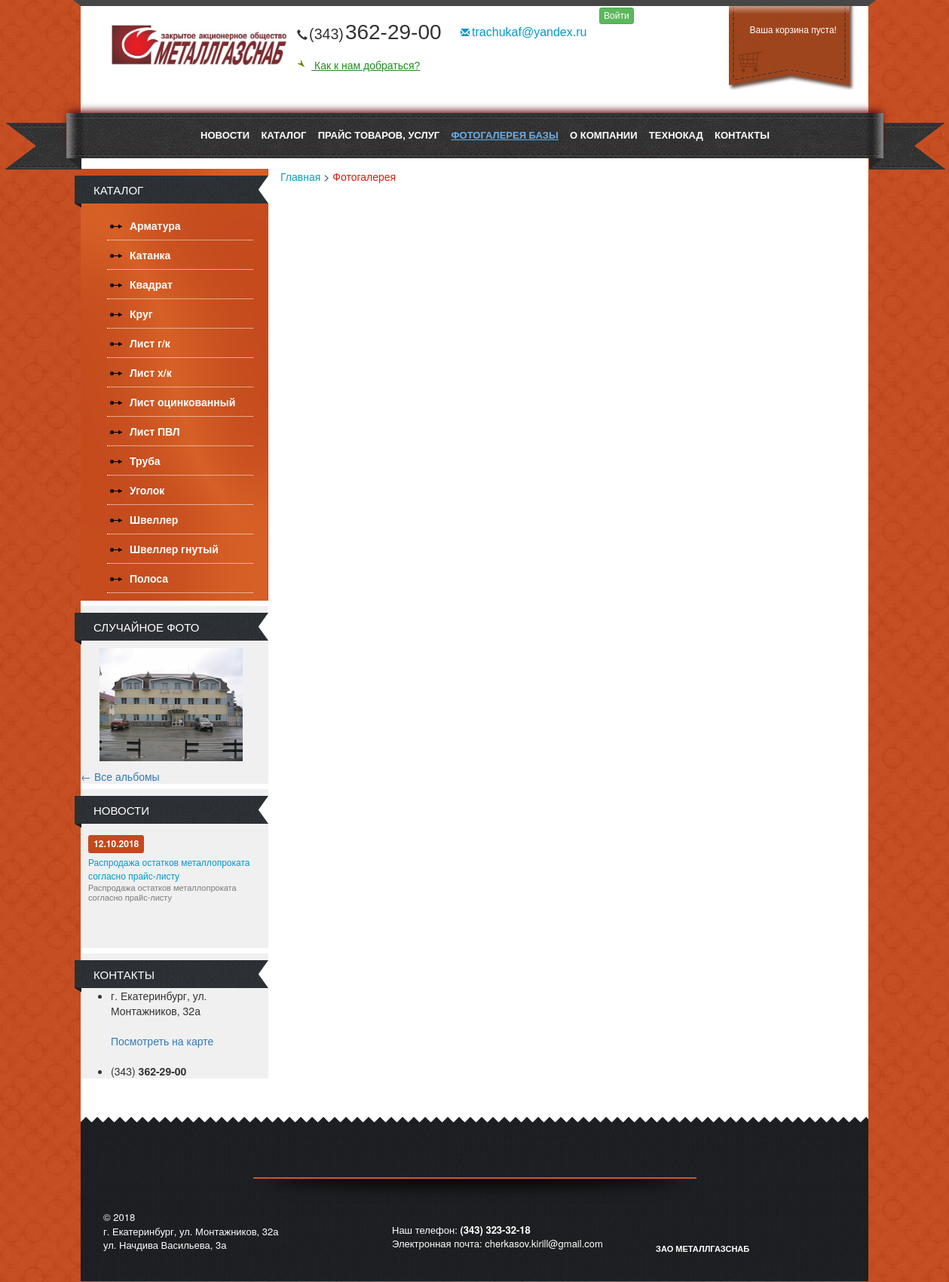
Page /gallery/ on the committed database.
### mainapp/models.py (models this page shows, shortened)
class TopMenu(models.Model):
    name = models.CharField(max_length=32, verbose_name="Наименовение")
    slug = models.SlugField(unique=True, verbose_name="Ссылка")
    visible = models.BooleanField(default=True, verbose_name="Видимость")
    desc = HTMLField(blank=True, null=True, verbose_name="Наполнение")
    image = models.ImageField(blank=True, null=True, verbose_name="Изображение")
    system = models.BooleanField(default=False, verbose_name="Системное")

class Organization(models.Model):
    logo = models.ImageField(upload_to='logo', verbose_name="Логотип")
    desc = HTMLField(verbose_name="О компании", blank=True, null=True)
    phone = models.CharField(max_length=64, blank=True, null=True, verbose_name="Телефон")
    phone_prefix = models.CharField(max_length=10, blank=True, null=True, verbose_name="Код города")
    email = models.CharField(max_length=256, blank=True, null=True, verbose_name="Электронная почта")
    contact_text = models.CharField(max_length=128, blank=True, null=True, verbose_name="Контактный текст")
    footer_email = models.EmailField(blank=True, null=True, verbose_name="Email в футере")
    footer_desc = models.TextField(blank=True, null=True, verbose_name="Описание в футере")
    footer_phone = models.CharField(max_length=64, blank=True, null=True, verbose_name="Телефон в футере")
    name = models.CharField(max_length=64, blank=True, null=True, verbose_name="Наименование")
    main_page_desc = HTMLField(blank=True, null=True, verbose_name="Текст внизу на главной странице")

class Category(models.Model):
    name = models.CharField(max_length=128, unique=True, verbose_name="Наименование")
    desc = HTMLField(blank=True, null=True, verbose_name="Описание")
    image = models.ImageField(upload_to='category', blank=True, null=True, verbose_name="Изображение")
    related = models.ManyToManyField('self', blank=True, verbose_name="Сопутствующие категории")
    is_active = models.BooleanField(blank=True, default=True, verbose_name='Активна')

class PhotoImage(models.Model):
    album = models.ForeignKey(PhotoAlbum, verbose_name="Альбом", on_delete=models.CASCADE,  blank=True, null=True)
    image = models.ImageField(verbose_name="Изображение", upload_to='album')
    desc = HTMLField(blank=True, null=True, verbose_name="Описание")
    name = models.CharField(max_length=128, verbose_name="Наименовение", blank=True, null=True)
    visible = models.BooleanField(default=True, verbose_name="Видимость")

class News(models.Model):
    name = models.CharField(max_length=256, verbose_name="Наименовение")
    desc = HTMLField(verbose_name="Содержание")
    date = models.DateTimeField(auto_now_add=True, blank=True)

### mainapp/views.py (the view)
# urls.py: path('gallery/', gallery),
def gallery(request):
    context = get_common_context()
    context['breadcrumbs'].append(BreadCrumb('Фотогалерея', 'gallery'))
    context['page'] = 'gallery'
    return render(request, 'gallery.html', context)

### mainapp/views.py (called while the page is built)
def get_common_context():
    categories = Category.objects.all()
    menu_list = TopMenu.objects.all()
    breadcrumbs = [
        BreadCrumb('Главная', '/')
    ]
    organization = Organization.objects.all()[0]
    news = News.objects.all().order_by('date')
    if news:
        news = news[:1][0]
    album = random.choice(PhotoAlbum.objects.all())
    photo = random.choice(PhotoImage.objects.filter(album=album))
    return {'organization': organization, 'menu_list': menu_list, 'categories': categories, 'news': news,
            'random_photo': photo, 'breadcrumbs': breadcrumbs}

### templates/gallery.html (shortened to what this page needs)
{% extends 'base.html' %}
{% load staticfiles %}

### templates/base.html (shortened to what this page needs)
{% load staticfiles %}
<!DOCTYPE html>
<html lang="en">
<head>
    {% block styles %}
        <link rel="stylesheet" href="{% static "css/base.css" %}"/>
        <link rel="stylesheet" href="{% static "css/bootstrap.css" %}"/>
        <link rel="stylesheet" href="{% static "css/bootstrap3.css" %}"/>
    {% endblock %}
</head>
<body>
<div class="wrap">
    <div class="header">
        <div class="header-topper">
            <span class="lside"></span>
            <span class="rside"></span>
        </div>
        <div class="main_menu">
            <div class="bg">
                <span class="lside"></span>
                <div class="aligner">
                    <ul>
                        {% for menu in menu_list %}
                            {% if menu.visible %}
                                <li>
                                    <a href="/{{ menu.slug }}/"
                                       class="{% if page == menu.slug %}active{% endif %}">{{ menu.name|upper }}</a>
                                </li>
                            {% endif %}
                        {% endfor %}
                    </ul>
                </div>
                <span class="rside"></span>
            </div>
        </div>
        <div class="aligner">
            <div class="bg">
                <div class="header-blocks">
                    <div class="item first">
                            <span>
                                <div class="logo">
                                    <a href="/">
                                        <img alt="MGS" src="{{ organization.logo.url }}"/>
                                    </a>
                                </div>
                            </span>
                    </div>
                    <div class="item second">
                            <span>
                                <div class="head-text">
                                    <span class="glyphicon glyphicon-earphone"></span><span>({{ organization.phone_prefix }})</span>{{ organization.phone }}
                                </div>
                                <br/>
                                <div>
                                    <a href="/contact/">
                                        <i class="ico ico-navigate"></i>
                                        {{ organization.contact_text|capfirst }}
                                    </a>
                                </div>
                            </span>
                    </div>
                    <div class="item third">
                            <span>
                                <div class="email">
                                    <a class="blue" href="mailto:{{ organization.email }}">
                                        <span class="glyphicon glyphicon-envelope"
                                              style="font-size: 12px; margin-right: 3px;"></span>{{ organization.email }}
                                    </a>
                                </div>
                            </span>
                    </div>
                    <div class="item fourth" style="width: 264px">
                        {% if not user.is_authenticated %}
                            <a href="/user/login/">
                                <button type="button" id="login" class="btn btn-success btn-xs">
                                    Войти
                                </button>
                            </a>
                        {% endif %}
                    </div>
                    <div class="item last" id="header-card">
                            <span style="padding-left: 15px;">
                                <div class="box cart_box">
                                    <div class="basket">
                                        Ваша корзина пуста!
                                    </div>
                                </div>
                            </span>
                    </div>
                </div>
            </div>
        </div>
    </div>
    <div class="bgr">
        <div class="aligner">
            <div class="main">
                <aside class="left">
                    <div class="box catalog">
                        <div class="title">
                            <span><a href="/catalog/">Каталог</a></span>
                        </div>
                        <div class="inner">
                            <ul class="menu">
                                {% for category in categories %}
                                    <li><span><a
                                            href="/category/{{ category.id }}">{{ category.name | capfirst }}</a></span>
                                    </li>
                                {% endfor %}
                            </ul>
                        </div>
                    </div>
                    <div class="box">
                        <div class="title">
                            <span>Случайное фото</span>
                        </div>
                        <div class="inner">
                            <div class="imgitem ib"><a
                                    href="{{ random_photo.image.url }}"
                                    class="popup" rel="gallery"><img alt="{{ random_photo.image.name }}"
                                                                     src="{{ random_photo.image.url }}">
                            </a></div>
                        </div>
                        <a href="/gallery/">← Все альбомы</a></div>
                    <div class="box news">
                        <div class="title">
                            <span><a href="/news/" style="color:inherit;">Новости</a></span>
                        </div>
                        <div class="inner">
                            <div class="news">
                                <div class="item">
                                    <div class="txt">
                                        <div class="date"><span style="font-size: 12px;"
                                                                class="label label-styled">{{ news.date|date:"d.m.Y" }}</span>
                                        </div>
                                        <a href="/news/{{ news.id }}">{{ news.name }}</a>
                                        <div class="desc">{{ news.desc | safe }}</div>
                                    </div>
                                </div>
                                <hr class="double dotted">
                            </div>
                        </div>
                    </div>
                    <section class="box contact">
                        <div class="title">
                            <a href="/contact/"><span>Контакты</span></a>
                        </div>
                        <div>
                            <ul>
                                <li class="icon adress">
                                    <span>
				<div>г. Екатеринбург, ул. Монтажников, 32а
                    </div>
				<br>
				<a href="/contact/">Посмотреть на карте</a>
			</span>
                                </li>
                                <br>
                                <li class="icon phone">
                                    <span><span>(343)</span><strong> 362-29-00</strong></span>
                                </li>
                            </ul>
                        </div>
                    </section>
                </aside>
                <div id="center">
                    {% block breadcrumbs %}
                        <div class="breadcrumbs">
                            {% for crumb in breadcrumbs %}
                                <a href="{{ crumb.href }}"
                                   {% if forloop.counter == breadcrumbs|length %}class="active"{% endif %}>{{ crumb.name|capfirst }}</a>
                                {% if forloop.counter != breadcrumbs|length %}&gt;{% endif %}
                            {% endfor %}
                        </div>
                    {% endblock %}
                </div>
            </div>
        </div>
    </div>
    <div class="spacer"></div>
    <div class="footer">
        <div class="bgr">
            <div class="inner">
                <div class="aligner">
                    <div class="shadow"></div>
                    <div class="footer-left">&copy; {% now "Y" %}<br/>{{ organization.footer_desc|safe }}</div>
                    <div class="footer-center">Наш телефон:
                        <b>({{ organization.phone_prefix }}) {{ organization.footer_phone }}</b><br/>
                        Электронная почта: <a
                                href="mailto:{{ organization.footer_email }}">{{ organization.footer_email }}</a>
                    </div>
                    <div class="footer-sticker"></div>
                    <div class="footer-create"><b><a href="/">{{ organization.name | upper }}</a></b>
                    </div>
                </div>
            </div>
        </div>
    </div>
</div>
</body>
</html>

### rows in the picture
TopMenu: name "НОВОСТИ"
TopMenu: name "КАТАЛОГ"
TopMenu: name "ПРАЙС ТОВАРОВ, УСЛУГ"
TopMenu: name "ФОТОГАЛЕРЕЯ БАЗЫ"
TopMenu: name "О КОМПАНИИ"
TopMenu: name "ТЕХНОКАД"
TopMenu: name "КОНТАКТЫ"
Organization: logo (picture), phone_prefix "343", phone "362-29-00", contact_text "Как к нам добраться?", email "trachukaf@yandex.ru", footer_desc "г. Екатеринбург, ул. Монтажников, 32а ул. Начдива Васильева, 3а", footer_phone "323-32-18", footer_email "cherkasov.kirill@gmail.com", name "ЗАО МЕТАЛЛГАЗСНАБ"
Category: name "Арматура"
Category: name "Катанка"
Category: name "Квадрат"
Category: name "Круг"
Category: name "Лист г/к"
Category: name "Лист х/к"
Category: name "Лист оцинкованный"
Category: name "Лист ПВЛ"
Category: name "Труба"
Category: name "Уголок"
Category: name "Швеллер"
Category: name "Швеллер гнутый"
Category: name "Полоса"
PhotoImage: image.name (picture)
News: date "12.10.2018", name "Распродажа остатков металлопроката согласно прайс-листу", desc "Распродажа остатков металлопроката согласно прайс-листу"

### other values in the picture
{{ crumb.name|capfirst }} "Главная" "Фотогалерея"
